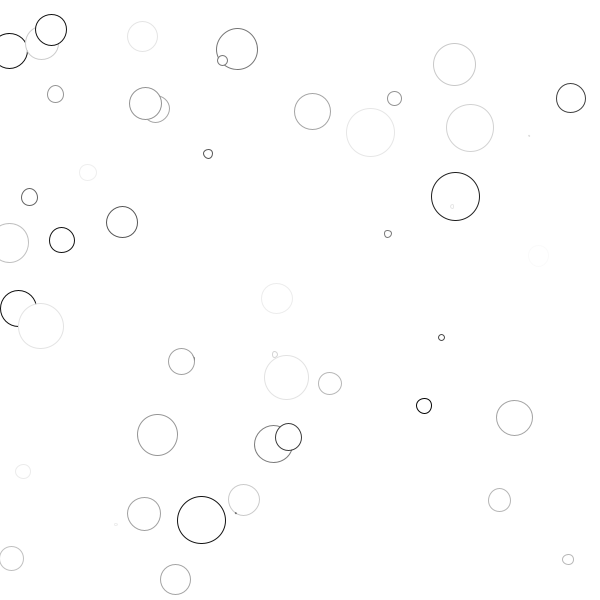
Frame 1 (no input)
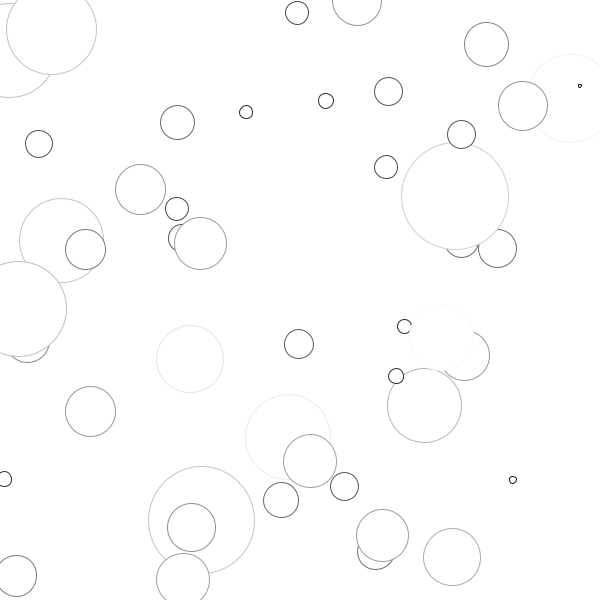
Frame 60 (the mouse pressed at the canvas centre just before this capture)
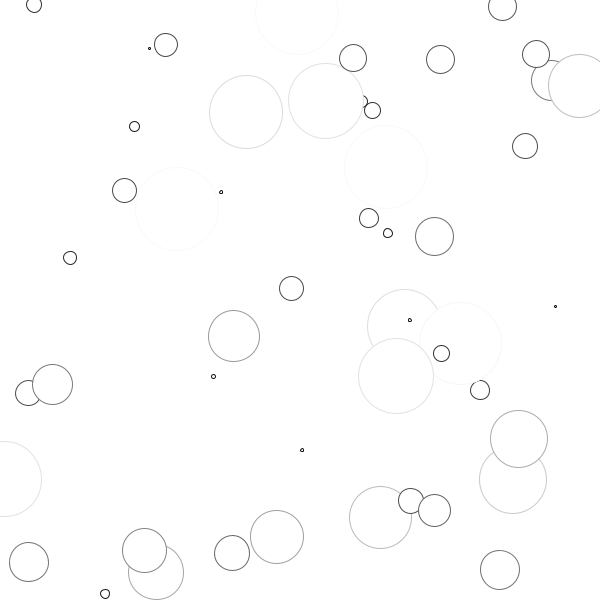
Frame 120 (the mouse held since frame 60 and released just before this capture)

The Processing sketch that drew these frames (run headless with seeded random() and noise(); from frame 60 on, the mouse is pressed at the canvas centre):

// Processing sketch: lab9a
// ── lab9a.pde
// Henry Wrede Black

// 50 growing/fading circles that look kind of like a raindrop in a puddle
// clicking the mouse toggles the fill color for the circles

float[] x, y;  // circle position
float diam[];  // circle size
float c[];     // circle color

boolean fill;  // if true, fill the circle with its current
//  color instead of white

void setup () {
  size(600, 600);

  // circle starts with random position
  x = new float[50];
  for (int i = 0; i < x.length; i++) {
    x[i] = random(0, width);
  }
  y = new float[50];
  for (int i = 0; i < y.length; i++) {
    y[i] = random(0, height);
  }

  // circle starts with random size
  diam = new float[50];
  for (int i = 0; i < diam.length; i++) {
    diam[i] = random(0, 50);
  }
  // circle starts with random (grayscale) color
  c = new float[50];
  for (int i = 0; i < c.length; i++) {
    c[i] = random(0, 255);
  }
}

void draw () {
  background(255);

  // draw the circle
  for (int i = 0; i < x.length; i++) {
    stroke(c[i]);
    if ( fill ) {
      fill(c[i]);
    } else {
      fill(255);
    }
    ellipse(x[i], y[i], diam[i], diam[i]);
  }
  // update the size and color (and position, sometimes) of the circle
  for (int i = 0; i < x.length; i++) {
    diam[i] = diam[i]+1;  // grow
    c[i] = c[i]+3;    // fade
    if ( c[i] >= 255 ) {   // reset when the color has become white
      c[i] = 0;
      diam[i] = 0;
      x[i] = random(0, width);
      y[i] = random(0, height);
    }
  }
}

void mouseClicked () {
  fill = !fill;   // toggle fill
}
